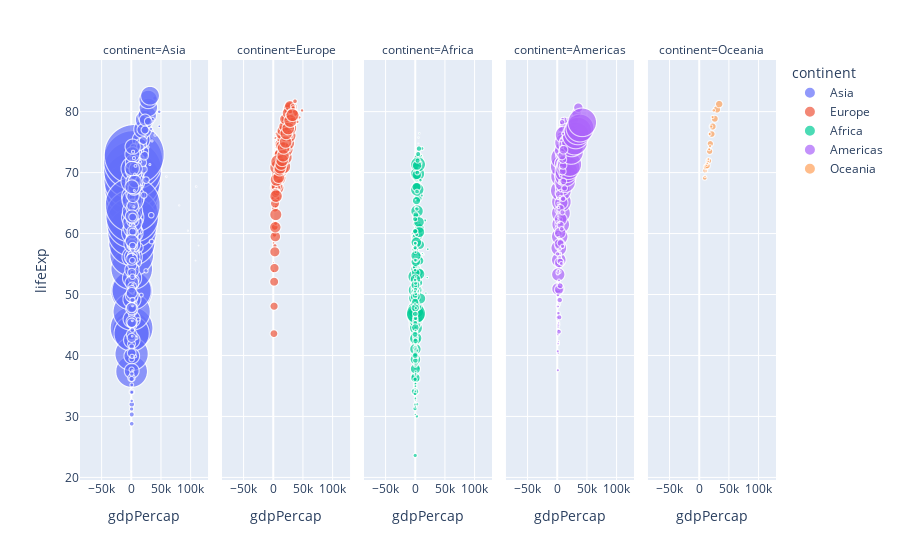

The notebook cell this image was saved under:
### Code cell
#facetplot
px.scatter(gapminder, x = 'gdpPercap',y='lifeExp',color='continent',size='pop',
          size_max=60, hover_name='country',facet_col='continent')

### Figure 1 — Plotly figure (JSON) as saved in the notebook; plotly's stock layout.template omitted (floating-point values rounded to 4 significant figures; data arrays with more than 128 entries replaced by an {"elided": "..."} marker saying what was removed)
{"data": [{"hovertemplate": "<b>%{hovertext}</b><br><br>continent=Asia<br>gdpPercap=%{x}<br>lifeExp=%{y}<br>pop=%{marker.size}<extra></extra>", "hovertext": {"elided": "396 str values"}, "legendgroup": "Asia", "marker": {"color": "#636efa", "size": {"elided": "396 int values"}, "sizemode": "area", "sizeref": 366300.0, "symbol": "circle"}, "mode": "markers", "name": "Asia", "showlegend": true, "type": "scattergl", "x": {"elided": "396 float values"}, "xaxis": "x", "y": {"elided": "396 float values"}, "yaxis": "y"}, {"hovertemplate": "<b>%{hovertext}</b><br><br>continent=Europe<br>gdpPercap=%{x}<br>lifeExp=%{y}<br>pop=%{marker.size}<extra></extra>", "hovertext": {"elided": "360 str values"}, "legendgroup": "Europe", "marker": {"color": "#EF553B", "size": {"elided": "360 int values"}, "sizemode": "area", "sizeref": 366300.0, "symbol": "circle"}, "mode": "markers", "name": "Europe", "showlegend": true, "type": "scattergl", "x": {"elided": "360 float values"}, "xaxis": "x2", "y": {"elided": "360 float values"}, "yaxis": "y2"}, {"hovertemplate": "<b>%{hovertext}</b><br><br>continent=Africa<br>gdpPercap=%{x}<br>lifeExp=%{y}<br>pop=%{marker.size}<extra></extra>", "hovertext": {"elided": "624 str values"}, "legendgroup": "Africa", "marker": {"color": "#00cc96", "size": {"elided": "624 int values"}, "sizemode": "area", "sizeref": 366300.0, "symbol": "circle"}, "mode": "markers", "name": "Africa", "showlegend": true, "type": "scattergl", "x": {"elided": "624 float values"}, "xaxis": "x3", "y": {"elided": "624 float values"}, "yaxis": "y3"}, {"hovertemplate": "<b>%{hovertext}</b><br><br>continent=Americas<br>gdpPercap=%{x}<br>lifeExp=%{y}<br>pop=%{marker.size}<extra></extra>", "hovertext": {"elided": "300 str values"}, "legendgroup": "Americas", "marker": {"color": "#ab63fa", "size": {"elided": "300 int values"}, "sizemode": "area", "sizeref": 366300.0, "symbol": "circle"}, "mode": "markers", "name": "Americas", "showlegend": true, "type": "scattergl", "x": {"elided": "300 float values"}, "xaxis": "x4", "y": {"elided": "300 float values"}, "yaxis": "y4"}, {"hovertemplate": "<b>%{hovertext}</b><br><br>continent=Oceania<br>gdpPercap=%{x}<br>lifeExp=%{y}<br>pop=%{marker.size}<extra></extra>", "hovertext": ["Australia", "Australia", "Australia", "Australia", "Australia", "Australia", "Australia", "Australia", "Australia", "Australia", "Australia", "Australia", "New Zealand", "New Zealand", "New Zealand", "New Zealand", "New Zealand", "New Zealand", "New Zealand", "New Zealand", "New Zealand", "New Zealand", "New Zealand", "New Zealand"], "legendgroup": "Oceania", "marker": {"color": "#FFA15A", "size": [8691212, 9712569, 10794968, 11872264, 13177000, 14074100, 15184200, 16257249, 17481977, 18565243, 19546792, 20434176, 1994794, 2229407, 2488550, 2728150, 2929100, 3164900, 3210650, 3317166, 3437674, 3676187, 3908037, 4115771], "sizemode": "area", "sizeref": 366300.0, "symbol": "circle"}, "mode": "markers", "name": "Oceania", "showlegend": true, "type": "scattergl", "x": [10040.0, 10950.0, 12220.0, 14530.0, 16790.0, 18330.0, 19480.0, 21890.0, 23420.0, 27000.0, 30690.0, 34440.0, 10560.0, 12250.0, 13180.0, 14460.0, 16050.0, 16230.0, 17630.0, 19010.0, 18360.0, 21050.0, 23190.0, 25190.0], "xaxis": "x5", "y": [69.12, 70.33, 70.93, 71.1, 71.93, 73.49, 74.74, 76.32, 77.56, 78.83, 80.37, 81.23, 69.39, 70.26, 71.24, 71.52, 71.89, 72.22, 73.84, 74.32, 76.33, 77.55, 79.11, 80.2], "yaxis": "y5"}], "layout": {"annotations": [{"font": {}, "showarrow": false, "text": "continent=Asia", "x": 0.092, "xanchor": "center", "xref": "paper", "y": 1, "yanchor": "bottom", "yref": "paper"}, {"font": {}, "showarrow": false, "text": "continent=Europe", "x": 0.296, "xanchor": "center", "xref": "paper", "y": 1, "yanchor": "bottom", "yref": "paper"}, {"font": {}, "showarrow": false, "text": "continent=Africa", "x": 0.5, "xanchor": "center", "xref": "paper", "y": 1, "yanchor": "bottom", "yref": "paper"}, {"font": {}, "showarrow": false, "text": "continent=Americas", "x": 0.704, "xanchor": "center", "xref": "paper", "y": 1, "yanchor": "bottom", "yref": "paper"}, {"font": {}, "showarrow": false, "text": "continent=Oceania", "x": 0.908, "xanchor": "center", "xref": "paper", "y": 1, "yanchor": "bottom", "yref": "paper"}], "legend": {"itemsizing": "constant", "title": {"text": "continent"}, "tracegroupgap": 0}, "margin": {"t": 60}, "xaxis": {"anchor": "y", "domain": [0, 0.184], "title": {"text": "gdpPercap"}}, "xaxis2": {"anchor": "y2", "domain": [0.204, 0.388], "matches": "x", "title": {"text": "gdpPercap"}}, "xaxis3": {"anchor": "y3", "domain": [0.408, 0.592], "matches": "x", "title": {"text": "gdpPercap"}}, "xaxis4": {"anchor": "y4", "domain": [0.612, 0.796], "matches": "x", "title": {"text": "gdpPercap"}}, "xaxis5": {"anchor": "y5", "domain": [0.816, 1], "matches": "x", "title": {"text": "gdpPercap"}}, "yaxis": {"anchor": "x", "domain": [0, 1], "title": {"text": "lifeExp"}}, "yaxis2": {"anchor": "x2", "domain": [0, 1], "matches": "y", "showticklabels": false}, "yaxis3": {"anchor": "x3", "domain": [0, 1], "matches": "y", "showticklabels": false}, "yaxis4": {"anchor": "x4", "domain": [0, 1], "matches": "y", "showticklabels": false}, "yaxis5": {"anchor": "x5", "domain": [0, 1], "matches": "y", "showticklabels": false}}}
